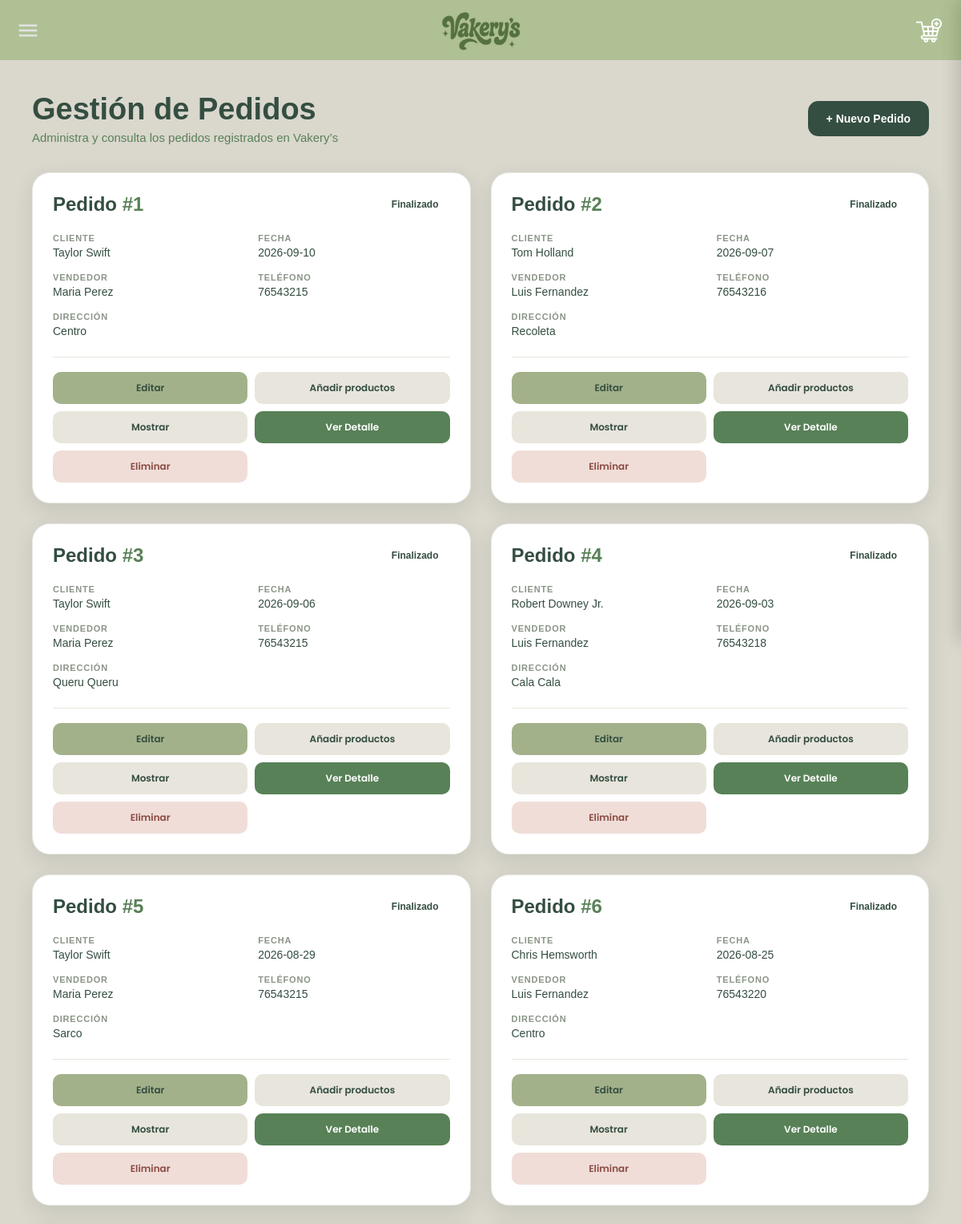
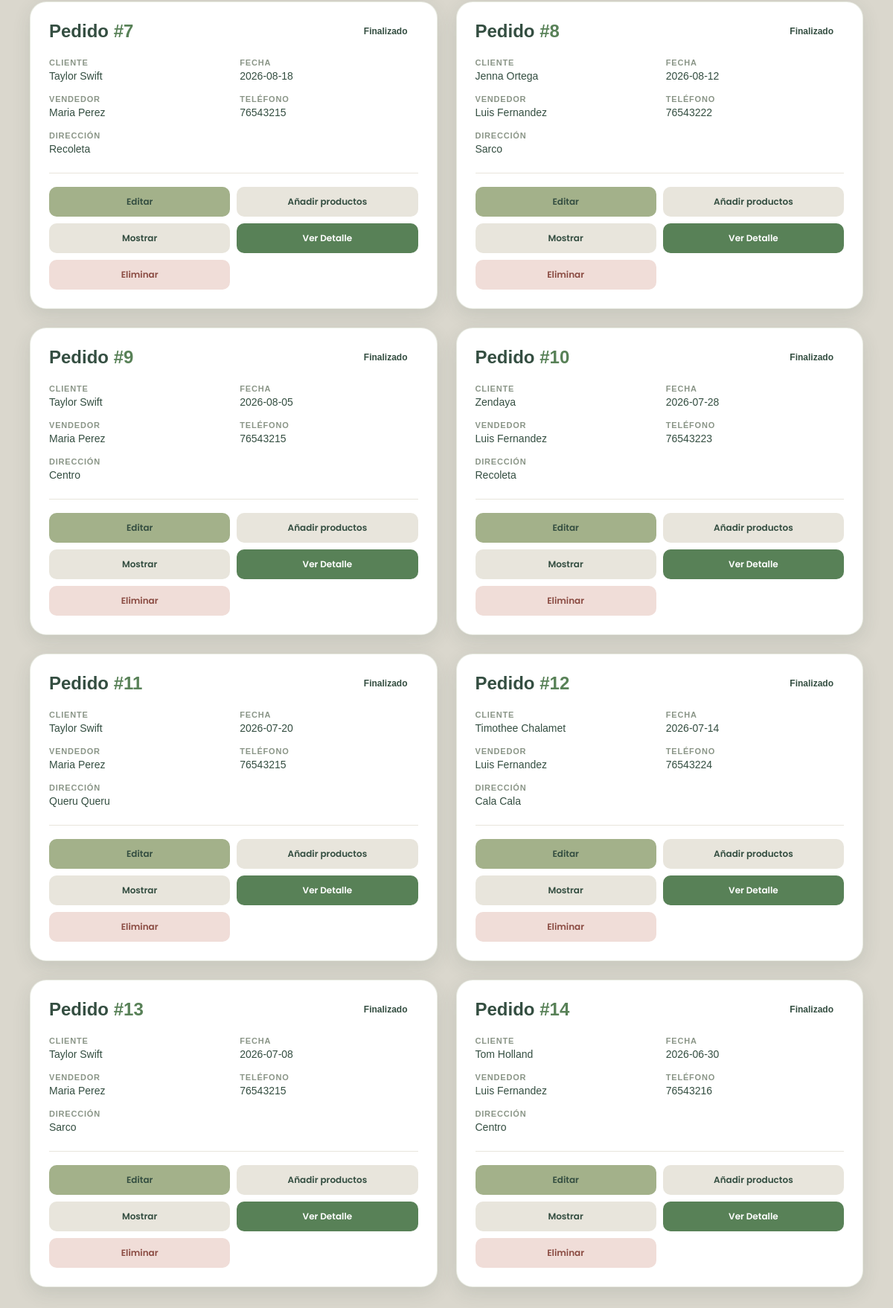
Page /Pedidos/leerpedido.php on the earlier database version (2 pictures, top to bottom).
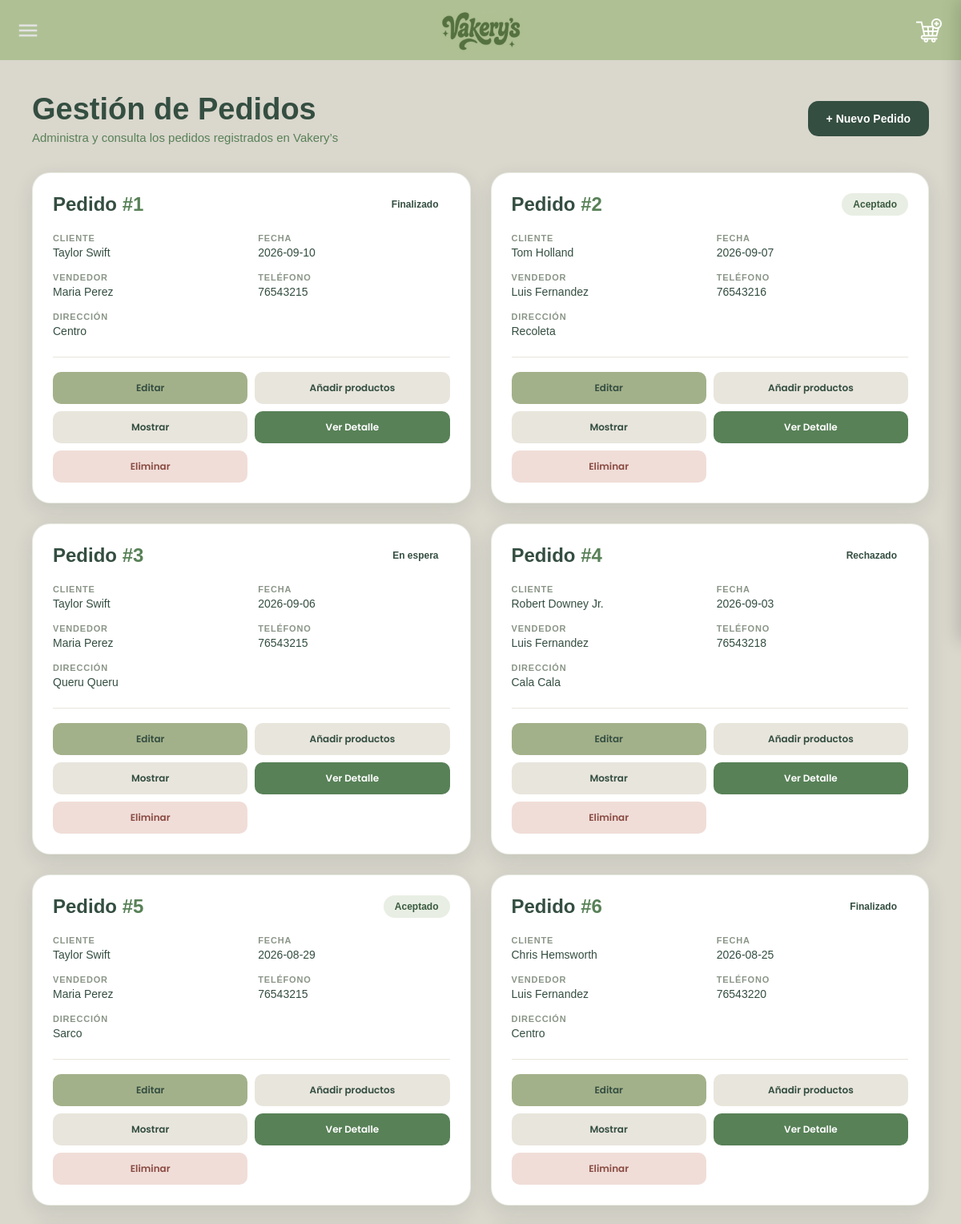
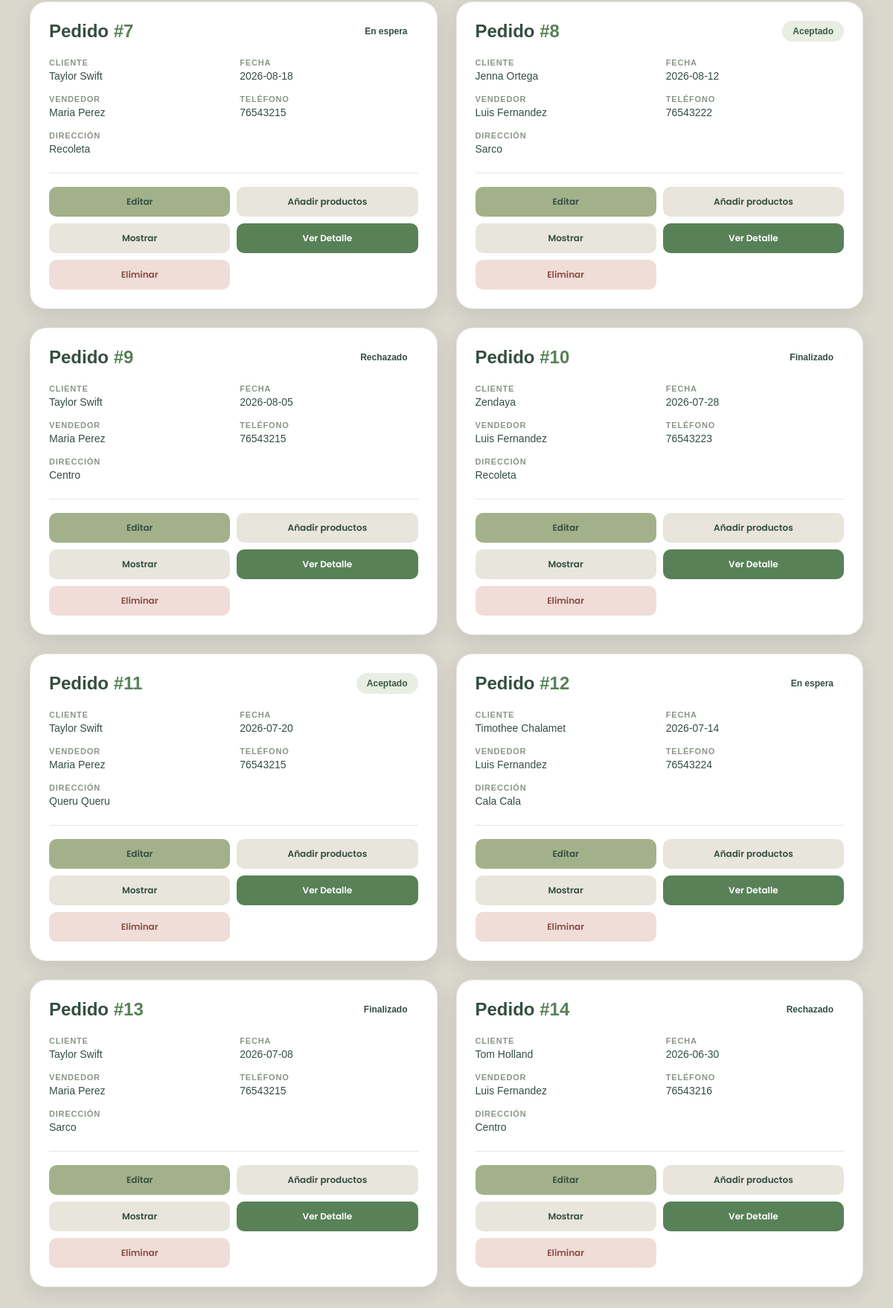
Same page on the later database version (2 pictures, top to bottom).
### tables this page shows
CREATE TABLE IF NOT EXISTS `pedidos` (
  `id` INT NOT NULL AUTO_INCREMENT,
  `Nombre` VARCHAR(200) NULL,
  `Fecha` DATE NULL,
  `Estado` VARCHAR(45) NULL,
  `NombreVendedor` VARCHAR(200) NULL,
  `Direccion` VARCHAR(45) NULL,
  `Telefono` INT NULL,
  PRIMARY KEY (`id`)
);

### Pedidos/leerpedido.php (the view, shortened to what this page needs)
<?php
$servername = "localhost";
$username = "root";
$password = "";
$bdname = "vakerysss";
$conn = new mysqli($servername, $username, $password, $bdname);
$sql = "SELECT * FROM Pedidos";
?>
<html>
<head>
    <link rel="stylesheet" href="estilosleerpedidos.css">
</head>
<body>
<?php include '../header.php'; ?>
<div class="contenedor">
    <div class="encabezado">
        <div class="titulo">
            <h1>Gestión de Pedidos</h1>
            <p>Administra y consulta los pedidos registrados en Vakery’s</p>
        </div>
        <a href="crearpedido.php" class="nuevo">
            + Nuevo Pedido
        </a>
    </div>
    <div class="pedidos">
        <?php
        $resultado = $conn->query($sql);
        if ($resultado->num_rows > 0){
            while($fila = $resultado->fetch_assoc()){
                $id = $fila['id'];
                echo "
                <div class='pedido'>
                    <div class='pedido-top'>
                        <div class='codigo'>
                            Pedido <span>#".$fila['id']."</span>
                        </div>
                        <div class='estado estado-".$fila['Estado']."'>
                                    ".$fila['Estado']."
                        </div>
                    </div>
                    <div class='info'>
                        <div class='dato'>
                            <span class='etiqueta'>Cliente</span>
                            <span class='valor'>".$fila['Nombre']."</span>
                        </div>
                        <div class='dato'>
                            <span class='etiqueta'>Fecha</span>
                            <span class='valor'>".$fila['Fecha']."</span>
                        </div>
                        <div class='dato'>
                            <span class='etiqueta'>Vendedor</span>
                            <span class='valor'>".$fila['NombreVendedor']."</span>
                        </div>
                        <div class='dato'>
                            <span class='etiqueta'>Teléfono</span>
                            <span class='valor'>".$fila['Telefono']."</span>
                        </div>
                        <div class='dato dato-completo'>
                            <span class='etiqueta'>Dirección</span>
                            <span class='valor'>".$fila['Direccion']."</span>
                        </div>
                    </div>
                    <div class='separador'></div>
                    <div class='acciones'>
                        <a href='actualizarpedido.php?id=$id'>
                            <button class='accion editar'>Editar</button>
                        </a>
                        <a href='../carrito/miCarrito.php?idPedido=$id'>
                            <button class='accion mostrar'>Añadir productos</button>
                        </a>
                        <a href='mostrarproductos.php?id=$id'>
                        <button class='accion mostrar'>Mostrar</button>
                        </a>
                        <a href='mostrardetalle.php?id=$id'>
                            <button class='accion detalle'>Ver Detalle</button>
                        </a>
                        <a href='eliminarpedido.php?id=$id'>
                            <button class='accion eliminar'>Eliminar</button>
                        </a>
                    </div>
                </div>
                ";
            }
        } else {
            echo "<div class='sin-pedidos'>No hay pedidos registrados.</div>";
        }
        ?>
    </div>
</div>
</body>
</html>

### header.php (shortened to what this page needs)
<?php
$rol = $_SESSION['Rol'] ?? '';
switch ($rol) {
    default:
        include __DIR__ . '/headers/headeruser.php';
        break;
}
?>

### headers/headeruser.php (shortened to what this page needs)
<header class="main-header">
    <img src="/proyectovakerys/imagenes/logo.png" alt="Logo Vakery's">
    <label for="btn-nav" class="btn-nav">
        <img src="/proyectovakerys/imagenes/menu.png" alt="Menú">
    </label>
    <a href="#" name="carrito" id="carrito" class="carrito">
        <img src="/proyectovakerys/imagenes/anadir-al-carrito.png" alt="Carrito">
    </a>
</header>

### Pedidos/estilosleerpedidos.css (style rules this page uses)
* { margin:0; padding:0; box-sizing:border-box; }
body { font-family:'Poppins',sans-serif; background:#DAD7CD; margin-top:75px; padding:40px; color:#344E41; }
.contenedor { max-width:1450px; margin:auto; }
.encabezado { display:flex; justify-content:space-between; align-items:center; margin-bottom:35px; }
.titulo h1 { font-size:38px; color:#344E41; font-weight:700; margin-bottom:5px; }
.titulo p { color:#588157; font-size:15px; }
.nuevo { text-decoration:none; background:#344E41; color:white; padding:14px 23px; border-radius:13px; font-size:14px; font-weight:600; transition:.25s; }
.pedidos { display:grid; grid-template-columns:repeat(auto-fill,minmax(390px,1fr)); gap:25px; }
.pedido { background:#fff; border-radius:22px; padding:25px; box-shadow:0 8px 25px rgba(52,78,65,.12); transition:.3s; border:1px solid rgba(163,177,138,.25); }
.pedido-top { display:flex; justify-content:space-between; align-items:center; margin-bottom:22px; }
.codigo { font-size:24px; font-weight:700; color:#344E41; }
.codigo span { color:#588157; }
.estado { padding:7px 14px; border-radius:20px; font-size:12px; font-weight:600; }
.estado-Aceptado { background:#E8EEE3; color:#3A5A40; }
.info { display:grid; grid-template-columns:1fr 1fr; gap:17px; margin-bottom:24px; }
.dato { display:flex; flex-direction:column; gap:4px; }
.dato-completo { grid-column:1 / -1; }
.etiqueta { font-size:11px; text-transform:uppercase; letter-spacing:.8px; color:#8A9587; font-weight:600; }
.valor { font-size:14px; color:#344E41; font-weight:500; word-break:break-word; }
.separador { height:1px; background:#E8E5DC; margin-bottom:18px; }
.acciones { display:grid; grid-template-columns:1fr 1fr; gap:9px; }
.acciones a { text-decoration:none; }
.accion { width:100%; border:none; padding:11px 10px; border-radius:10px; font-family:'Poppins',sans-serif; font-size:12px; font-weight:600; cursor:pointer; transition:.2s; }
.editar { background:#A3B18A; color:#344E41; }
.mostrar { background:#E8E5DC; color:#344E41; }
.detalle { background:#588157; color:white; }
.eliminar { background:#F0DDD8; color:#8A4B42; }

### headers/headeruser.php (style rules this page uses)
* { margin:0; padding:0; box-sizing:border-box; }
body { font-family:'Raleway',sans-serif; }
.main-header { width:100%; height:75px; background:#afc194; display:flex; justify-content:center; align-items:center; position:fixed; top:0; left:0; z-index:10000; }
.main-header img { max-height:55px; transition:.4s ease; }
.btn-nav { position:absolute; left:20px; cursor:pointer; }
.btn-nav img { width:30px; height:30px; }
.carrito { position:absolute; right:20px; width:40px; height:40px; display:flex; align-items:center; justify-content:center; border-radius:8px; transition:.3s ease; }
.carrito img { width:35px; height:35px; object-fit:contain; }
.carrito { display: flex; align-items: center; justify-content: center; cursor: pointer; }
.carrito img { width: 32px; height: 32px; object-fit: contain; transition: 0.3s ease; }

Differences in the rows shown:
changed pedidos id 2: Estado "Finalizado" → "Aceptado"
changed pedidos id 3: Estado "Finalizado" → "En espera"
changed pedidos "Robert Downey Jr.": Estado "Finalizado" → "Rechazado"
changed pedidos id 5: Estado "Finalizado" → "Aceptado"
changed pedidos id 7: Estado "Finalizado" → "En espera"
changed pedidos "Jenna Ortega": Estado "Finalizado" → "Aceptado"
changed pedidos id 9: Estado "Finalizado" → "Rechazado"
changed pedidos id 11: Estado "Finalizado" → "Aceptado"
changed pedidos "Timothee Chalamet": Estado "Finalizado" → "En espera"
changed pedidos id 14: Estado "Finalizado" → "Rechazado"
